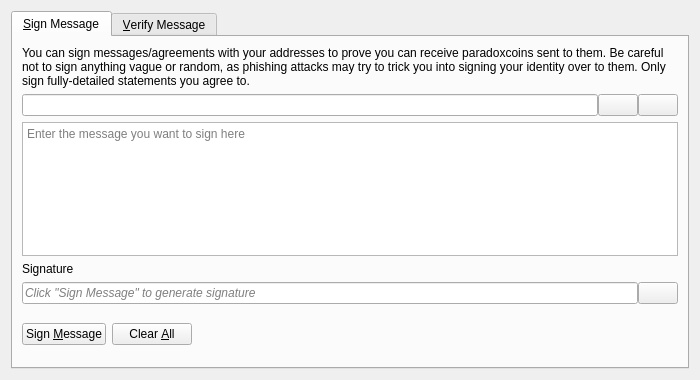
<?xml version="1.0" encoding="UTF-8"?>
<ui version="4.0">
 <class>SignVerifyMessageDialog</class>
 <widget class="QDialog" name="SignVerifyMessageDialog">
  <property name="geometry">
   <rect>
    <x>0</x>
    <y>0</y>
    <width>700</width>
    <height>380</height>
   </rect>
  </property>
  <property name="windowTitle">
   <string>Signatures - Sign / Verify a Message</string>
  </property>
  <property name="modal">
   <bool>true</bool>
  </property>
  <layout class="QVBoxLayout" name="verticalLayout">
   <item>
    <widget class="QTabWidget" name="tabWidget">
     <property name="currentIndex">
      <number>0</number>
     </property>
     <widget class="QWidget" name="tabSignMessage">
      <attribute name="title">
       <string>&amp;Sign Message</string>
      </attribute>
      <layout class="QVBoxLayout" name="verticalLayout_SM">
       <item>
        <widget class="QLabel" name="infoLabel_SM">
         <property name="text">
          <string>You can sign messages/agreements with your addresses to prove you can receive paradoxcoins sent to them. Be careful not to sign anything vague or random, as phishing attacks may try to trick you into signing your identity over to them. Only sign fully-detailed statements you agree to.</string>
         </property>
         <property name="textFormat">
          <enum>Qt::PlainText</enum>
         </property>
         <property name="wordWrap">
          <bool>true</bool>
         </property>
        </widget>
       </item>
       <item>
        <layout class="QHBoxLayout" name="horizontalLayout_1_SM">
         <property name="spacing">
          <number>0</number>
         </property>
         <item>
          <widget class="QValidatedLineEdit" name="addressIn_SM">
           <property name="toolTip">
            <string>The paradoxcoin address to sign the message with</string>
           </property>
          </widget>
         </item>
         <item>
          <widget class="QPushButton" name="addressBookButton_SM">
           <property name="toolTip">
            <string>Choose previously used address</string>
           </property>
           <property name="text">
            <string/>
           </property>
           <property name="icon">
            <iconset resource="../bitcoin.qrc">
             <normaloff>:/icons/address-book</normaloff>:/icons/address-book</iconset>
           </property>
           <property name="shortcut">
            <string>Alt+A</string>
           </property>
           <property name="autoDefault">
            <bool>false</bool>
           </property>
          </widget>
         </item>
         <item>
          <widget class="QPushButton" name="pasteButton_SM">
           <property name="toolTip">
            <string>Paste address from clipboard</string>
           </property>
           <property name="text">
            <string/>
           </property>
           <property name="icon">
            <iconset resource="../bitcoin.qrc">
             <normaloff>:/icons/editpaste</normaloff>:/icons/editpaste</iconset>
           </property>
           <property name="shortcut">
            <string>Alt+P</string>
           </property>
           <property name="autoDefault">
            <bool>false</bool>
           </property>
          </widget>
         </item>
        </layout>
       </item>
       <item>
        <widget class="QPlainTextEdit" name="messageIn_SM">
         <property name="toolTip">
          <string>Enter the message you want to sign here</string>
         </property>
         <property name="placeholderText">
          <string>Enter the message you want to sign here</string>
         </property>
        </widget>
       </item>
       <item>
        <widget class="QLabel" name="signatureLabel_SM">
         <property name="text">
          <string>Signature</string>
         </property>
         <property name="textFormat">
          <enum>Qt::PlainText</enum>
         </property>
        </widget>
       </item>
       <item>
        <layout class="QHBoxLayout" name="horizontalLayout_2_SM">
         <property name="spacing">
          <number>0</number>
         </property>
         <item>
          <widget class="QLineEdit" name="signatureOut_SM">
           <property name="placeholderText">
            <string>Click "Sign Message" to generate signature</string>
           </property>
           <property name="font">
            <font>
             <italic>true</italic>
            </font>
           </property>
           <property name="readOnly">
            <bool>true</bool>
           </property>
          </widget>
         </item>
         <item>
          <widget class="QPushButton" name="copySignatureButton_SM">
           <property name="toolTip">
            <string>Copy the current signature to the system clipboard</string>
           </property>
           <property name="text">
            <string/>
           </property>
           <property name="icon">
            <iconset resource="../bitcoin.qrc">
             <normaloff>:/icons/editcopy</normaloff>:/icons/editcopy</iconset>
           </property>
           <property name="autoDefault">
            <bool>false</bool>
           </property>
          </widget>
         </item>
        </layout>
       </item>
       <item>
        <layout class="QHBoxLayout" name="horizontalLayout_3_SM">
         <item>
          <widget class="QPushButton" name="signMessageButton_SM">
           <property name="toolTip">
            <string>Sign the message to prove you own this paradoxcoin address</string>
           </property>
           <property name="text">
            <string>Sign &amp;Message</string>
           </property>
           <property name="icon">
            <iconset resource="../bitcoin.qrc">
             <normaloff>:/icons/edit</normaloff>:/icons/edit</iconset>
           </property>
           <property name="autoDefault">
            <bool>false</bool>
           </property>
          </widget>
         </item>
         <item>
          <widget class="QPushButton" name="clearButton_SM">
           <property name="toolTip">
            <string>Reset all sign message fields</string>
           </property>
           <property name="text">
            <string>Clear &amp;All</string>
           </property>
           <property name="icon">
            <iconset resource="../bitcoin.qrc">
             <normaloff>:/icons/remove</normaloff>:/icons/remove</iconset>
           </property>
           <property name="autoDefault">
            <bool>false</bool>
           </property>
          </widget>
         </item>
         <item>
          <spacer name="horizontalSpacer_1_SM">
           <property name="orientation">
            <enum>Qt::Horizontal</enum>
           </property>
           <property name="sizeHint" stdset="0">
            <size>
             <width>40</width>
             <height>48</height>
            </size>
           </property>
          </spacer>
         </item>
         <item>
          <widget class="QLabel" name="statusLabel_SM">
           <property name="font">
            <font>
             <weight>75</weight>
             <bold>true</bold>
            </font>
           </property>
           <property name="text">
            <string/>
           </property>
           <property name="wordWrap">
            <bool>true</bool>
           </property>
          </widget>
         </item>
         <item>
          <spacer name="horizontalSpacer_2_SM">
           <property name="orientation">
            <enum>Qt::Horizontal</enum>
           </property>
           <property name="sizeHint" stdset="0">
            <size>
             <width>40</width>
             <height>48</height>
            </size>
           </property>
          </spacer>
         </item>
        </layout>
       </item>
      </layout>
     </widget>
     <widget class="QWidget" name="tabVerifyMessage">
      <attribute name="title">
       <string>&amp;Verify Message</string>
      </attribute>
      <layout class="QVBoxLayout" name="verticalLayout_VM">
       <item>
        <widget class="QLabel" name="infoLabel_VM">
         <property name="text">
          <string>Enter the receiver's address, message (ensure you copy line breaks, spaces, tabs, etc. exactly) and signature below to verify the message. Be careful not to read more into the signature than what is in the signed message itself, to avoid being tricked by a man-in-the-middle attack. Note that this only proves the signing party receives with the address, it cannot prove sendership of any transaction!</string>
         </property>
         <property name="textFormat">
          <enum>Qt::PlainText</enum>
         </property>
         <property name="alignment">
          <set>Qt::AlignLeading|Qt::AlignLeft|Qt::AlignTop</set>
         </property>
         <property name="wordWrap">
          <bool>true</bool>
         </property>
        </widget>
       </item>
       <item>
        <layout class="QHBoxLayout" name="horizontalLayout_1_VM">
         <property name="spacing">
          <number>0</number>
         </property>
         <item>
          <widget class="QValidatedLineEdit" name="addressIn_VM">
           <property name="toolTip">
            <string>The paradoxcoin address the message was signed with</string>
           </property>
          </widget>
         </item>
         <item>
          <widget class="QPushButton" name="addressBookButton_VM">
           <property name="toolTip">
            <string>Choose previously used address</string>
           </property>
           <property name="text">
            <string/>
           </property>
           <property name="icon">
            <iconset resource="../bitcoin.qrc">
             <normaloff>:/icons/address-book</normaloff>:/icons/address-book</iconset>
           </property>
           <property name="shortcut">
            <string>Alt+A</string>
           </property>
           <property name="autoDefault">
            <bool>false</bool>
           </property>
          </widget>
         </item>
        </layout>
       </item>
       <item>
        <widget class="QPlainTextEdit" name="messageIn_VM">
          <property name="toolTip">
            <string>The signed message to verify</string>
          </property>
          <property name="placeholderText">
            <string>The signed message to verify</string>
          </property>
        </widget>
       </item>
       <item>
        <widget class="QValidatedLineEdit" name="signatureIn_VM">
          <property name="toolTip">
            <string>The signature given when the message was signed</string>
          </property>
          <property name="placeholderText">
            <string>The signature given when the message was signed</string>
          </property>
        </widget>
       </item>
       <item>
        <layout class="QHBoxLayout" name="horizontalLayout_2_VM">
         <item>
          <widget class="QPushButton" name="verifyMessageButton_VM">
           <property name="toolTip">
            <string>Verify the message to ensure it was signed with the specified paradoxcoin address</string>
           </property>
           <property name="text">
            <string>Verify &amp;Message</string>
           </property>
           <property name="icon">
            <iconset resource="../bitcoin.qrc">
             <normaloff>:/icons/transaction_0</normaloff>:/icons/transaction_0</iconset>
           </property>
           <property name="autoDefault">
            <bool>false</bool>
           </property>
          </widget>
         </item>
         <item>
          <widget class="QPushButton" name="clearButton_VM">
           <property name="toolTip">
            <string>Reset all verify message fields</string>
           </property>
           <property name="text">
            <string>Clear &amp;All</string>
           </property>
           <property name="icon">
            <iconset resource="../bitcoin.qrc">
             <normaloff>:/icons/remove</normaloff>:/icons/remove</iconset>
           </property>
           <property name="autoDefault">
            <bool>false</bool>
           </property>
          </widget>
         </item>
         <item>
          <spacer name="horizontalSpacer_1_VM">
           <property name="orientation">
            <enum>Qt::Horizontal</enum>
           </property>
           <property name="sizeHint" stdset="0">
            <size>
             <width>40</width>
             <height>48</height>
            </size>
           </property>
          </spacer>
         </item>
         <item>
          <widget class="QLabel" name="statusLabel_VM">
           <property name="font">
            <font>
             <weight>75</weight>
             <bold>true</bold>
            </font>
           </property>
           <property name="text">
            <string/>
           </property>
           <property name="wordWrap">
            <bool>true</bool>
           </property>
          </widget>
         </item>
         <item>
          <spacer name="horizontalSpacer_2_VM">
           <property name="orientation">
            <enum>Qt::Horizontal</enum>
           </property>
           <property name="sizeHint" stdset="0">
            <size>
             <width>40</width>
             <height>48</height>
            </size>
           </property>
          </spacer>
         </item>
        </layout>
       </item>
      </layout>
     </widget>
    </widget>
   </item>
  </layout>
 </widget>
 <customwidgets>
  <customwidget>
   <class>QValidatedLineEdit</class>
   <extends>QLineEdit</extends>
   <header>qt/qvalidatedlineedit.h</header>
  </customwidget>
 </customwidgets>
 <resources>
  <include location="../bitcoin.qrc"/>
 </resources>
 <connections/>
</ui>
